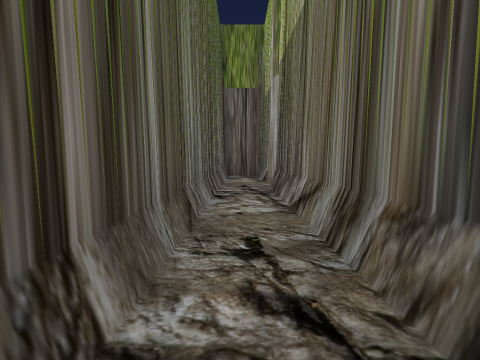
[1] (above)

19 first-person views from a walk through a scene from a Unity 3-D project. The camera is 1.3 m above the floor, tilts 4° down and sees 80° across. The floor is counted in squares, 2 m on a side. Each view is taken from the middle of a square. On the plan, view 1 faces up. The plan holds only what a view shows up to about 9 squares ahead; the rest is blank. The place goes on beyond the plan. The player is left out.

[2]
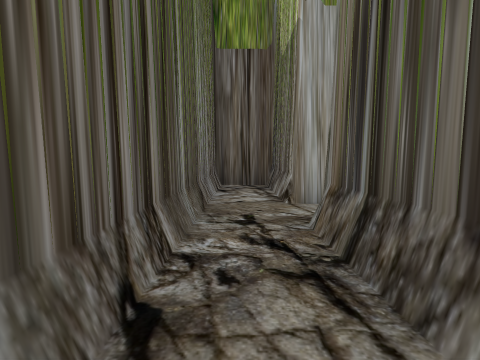

[3]
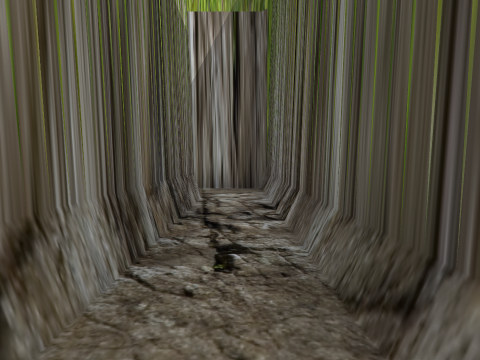

[4]
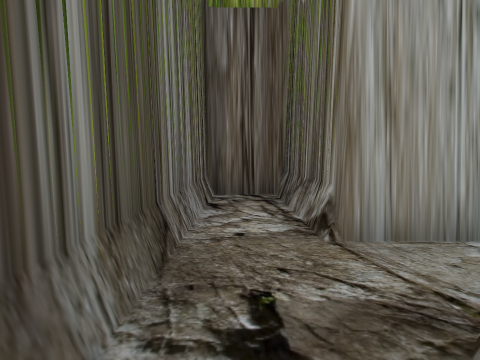

[5]
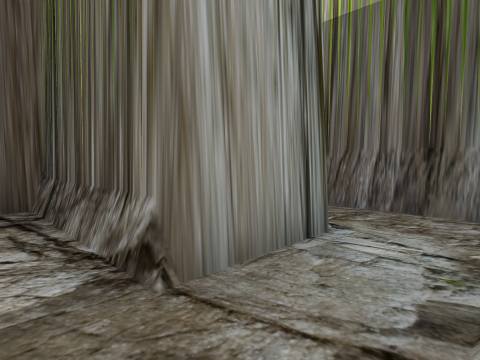

[6]
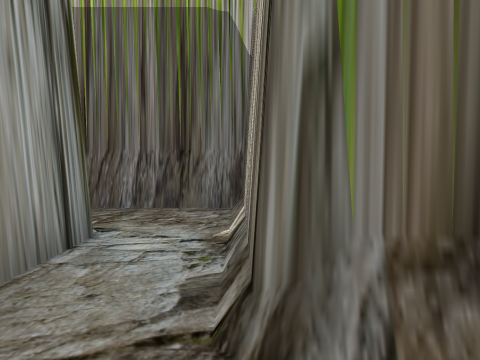

[7]
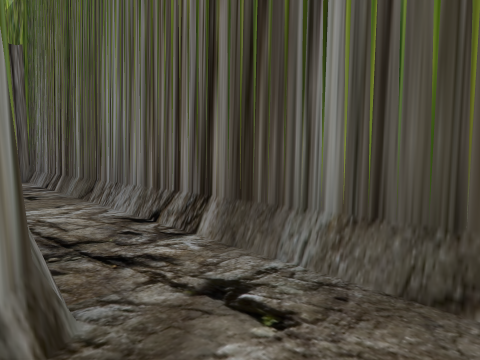

[8]
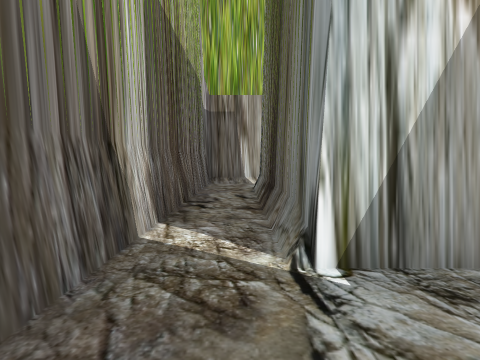

[9]
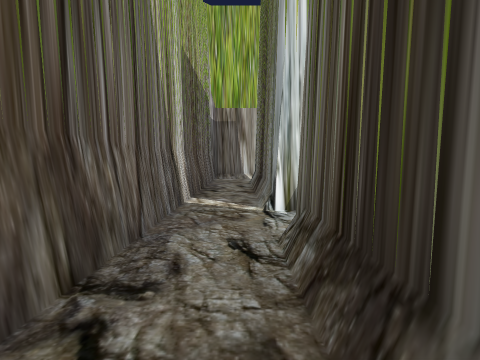

[10]
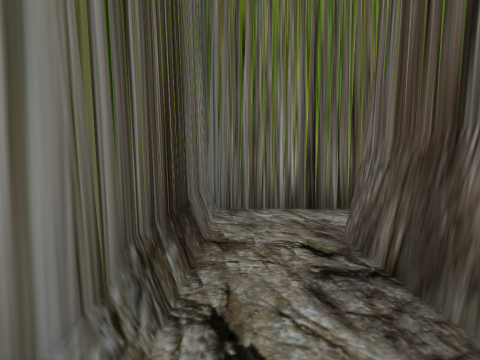

[11]
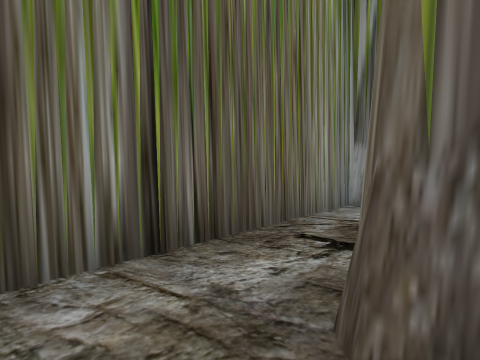

[12]
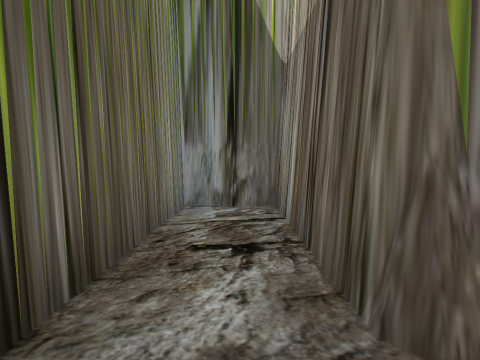

[13]
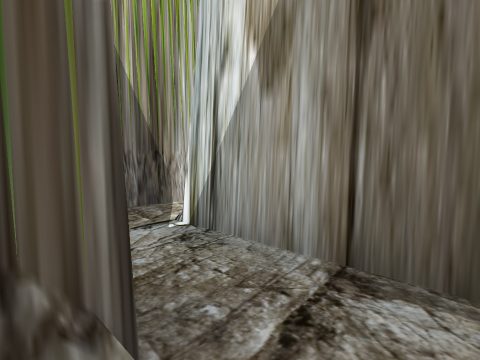

[14]
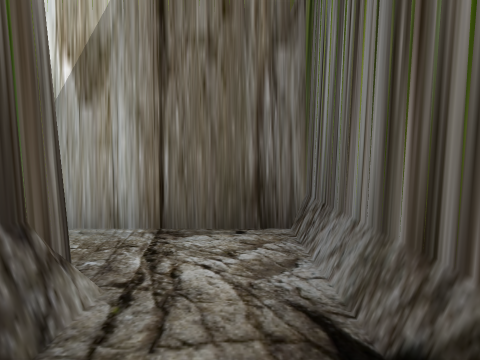

[15]
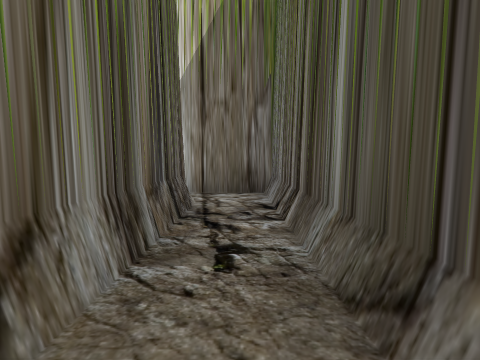

[16]
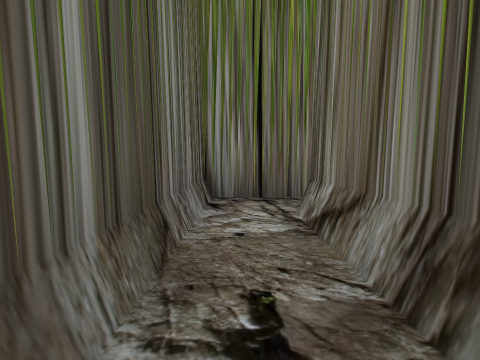

[17]
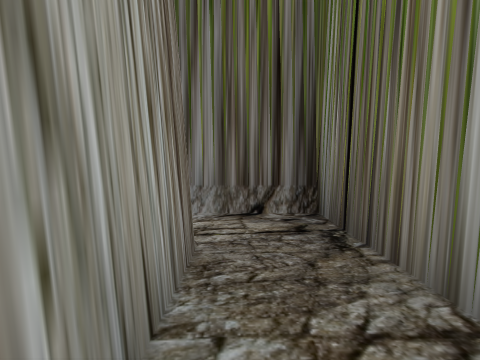

[18]
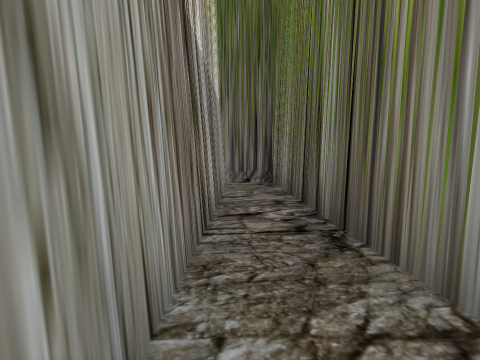

[19]
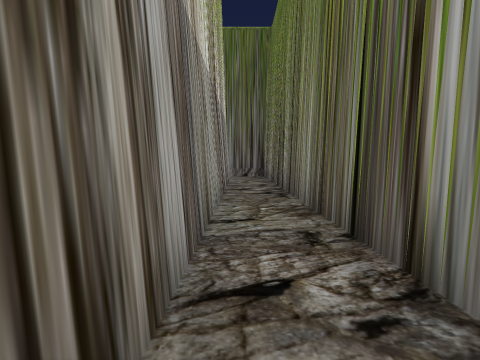

### Floor plan
Ten units are one square. View 1 is at (0, 0); x grows to the right and y downward. Boxes are objects, and circles mark ways between rooms. Rooms are numbered by the first view taken in them; rooms with no view inside come last. Other rooms are left out.
<svg viewBox="-11 -215 122 246">
<path fill="none" stroke="#000" d="M8 -68 10 -69 25 -69M26 -83 8 -83 8 -115 -6 -115 -6 26 11 26M8 11 8 -69M4 -133 26 -133 26 -83M26 -166 26 -148M25 -69 40 -69 40 -165M40 -165 71 -165 71 -178 26 -178 26 -166M99 -210 -6 -210 -6 -133 4 -133M8 -145 8 -196 106 -196"/>
<circle cx="15" cy="-80" r="3" fill="#2a7"/>
<circle cx="30" cy="-155" r="3" fill="#2a7"/>
<circle cx="15" cy="-140" r="3" fill="#2a7"/>
<text x="0" y="-50">1</text>
<text x="30" y="-120">2</text>
<text x="40" y="-170">3</text>
<text x="50" y="-200">4</text>
</svg>
Room 1 opens to room 2. Room 2 opens to room 3. Room 2 opens to room 4.

Where each view was taken, in squares from view 1:
view 1: 0 up, 0 right, facing up
view 2: 4 up, 0 right, facing up
view 3: 4 up, 0 right, facing down
view 4: 6 up, 0 right, facing up
view 5: 7 up, 0 right, facing up-right
view 6: 7 up, 0 right, facing right
view 7: 8 up, 1 right, facing down-left
view 8: 15 up, 3 right, facing down
view 9: 17 up, 3 right, facing down
view 10: 14 up, 3 right, facing up
view 11: 16 up, 3 right, facing up-right
view 12: 17 up, 3 right, facing right
view 13: 15 up, 0 right, facing down-right
view 14: 16 up, 0 right, facing down
view 15: 19 up, 0 right, facing down
view 16: 16 up, 0 right, facing up
view 17: 20 up, 3 right, facing left
view 18: 20 up, 8 right, facing left
view 19: 20 up, 11 right, facing left
